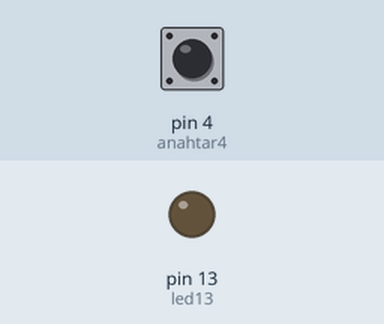
This sketch was run on a simulated Arduino Uno, built with avr-gcc and run on an emulated ATmega328P. Shown: output pins drawn as LEDs (lit = HIGH). The inputs (shaded band) are chosen by the test bench; at power-on: pin 4 (anahtar4) HIGH.

Above: at 1.2 s.
1.3 s: pin 4 (anahtar4) pulled LOW for 0.15 s
At 1.37 s:
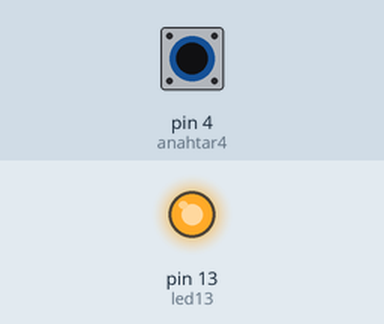
2.9 s: pin 4 (anahtar4) pulled LOW for 3.2 s
At 6.9 s:
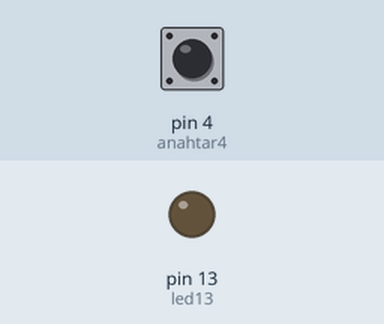
Timing chart, 0 to 8.4 s (numbered marks = the images above; inputs shaded):
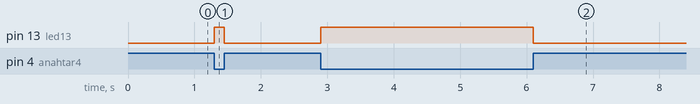

Measured:
- after the input at 1.3 s, pin 13 (led13): LOW → HIGH at once, → LOW 0.15 s later
- after the input at 2.9 s, pin 13 (led13): LOW → HIGH at once, → LOW 3.2 s later

The sketch:

ders_5_anahtar_led_kontrol.ino
```cpp
// BU KOD MUCİT AKADEMİSİ İÇİN EMRE DEMİRÖZ HOCA TARAFINDAN HAZIRLANMIŞTIR.
// Ders 5 - Anahtar ile LED Kontrol
// Amac: D4 pinindeki anahtar ile D13 LED'ini kontrol etmek.
// ROBOMER kartta anahtar D4 pinine baglidir.

int anahtar4 = 4; // Anahtar 4 numarali pine bagli.
int led13 = 13;  // LED 13 numarali pine bagli.

void setup() {
  // Anahtar pinini giris olarak ayarliyoruz.
  pinMode(anahtar4, INPUT_PULLUP);

  // LED pinini cikis olarak ayarliyoruz.
  pinMode(led13, OUTPUT);
}

void loop() {
  // Anahtarin durumunu okuyoruz.
  int anahtarDurumu = digitalRead(anahtar4);

  // Anahtar acik ise LED yanar.
  if (anahtarDurumu == LOW) {
    digitalWrite(led13, HIGH);
  } else {
    digitalWrite(led13, LOW);
  }
}
```
